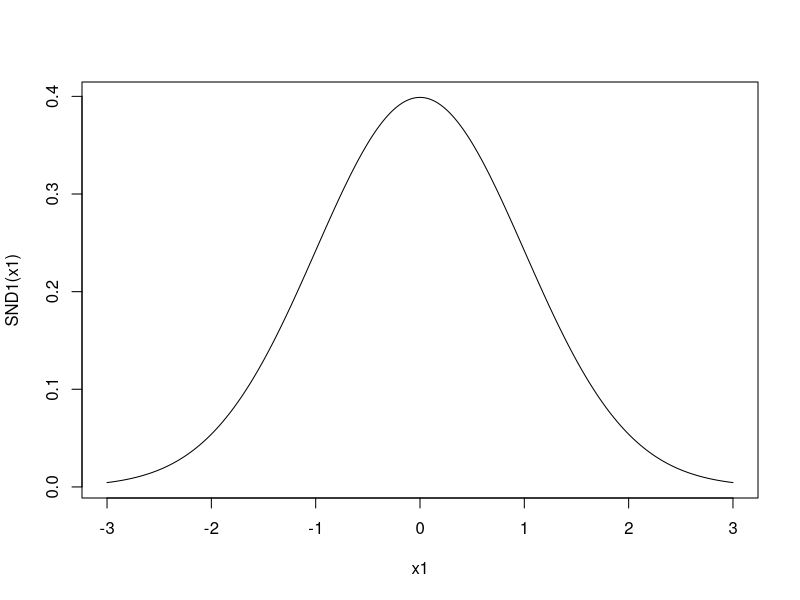

The R script that drew this image:
#Numerical integration

#STANDARD NORMAL DENSITY

SND1 <- function(x){
  res1 <- 1/sqrt(2*pi)*exp(-0.5*x^2)
  return(res1)
}

x1 <- seq(-3,3, by = 0.01)
plot (x1, SND1(x1), type = "l")

#BOUNDS OF INTEGRATION -2 TO -1

a <- -2
b <- -1

#Develop a partition
deltaX <- 0.001
part1 <- seq(a,b,by = deltaX)

val1 <- 0
for (i in 2: length(part1)){
  val1 <- val1 + SND1(part1[ i ])*deltaX
}

val1

#Real answer   0.1359051

pnorm(-1,0,1) - pnorm(-2,0,1)

sum(SND1(part1[2:length(part1)])*deltaX)

